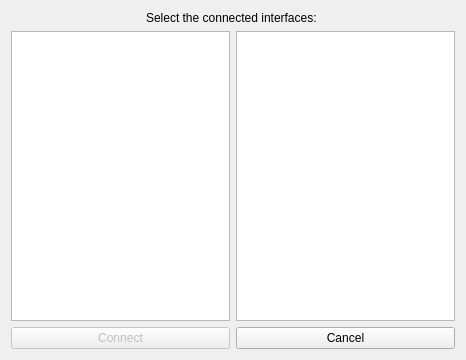
<?xml version="1.0" encoding="UTF-8"?>
<ui version="4.0">
 <class>connectDilog</class>
 <widget class="QDialog" name="connectDilog">
  <property name="geometry">
   <rect>
    <x>0</x>
    <y>0</y>
    <width>466</width>
    <height>360</height>
   </rect>
  </property>
  <property name="windowTitle">
   <string>Specify the initial preferences </string>
  </property>
  <layout class="QVBoxLayout" name="verticalLayout">
   <item>
    <widget class="QLabel" name="label">
     <property name="text">
      <string>Select the connected interfaces: </string>
     </property>
     <property name="alignment">
      <set>Qt::AlignCenter</set>
     </property>
    </widget>
   </item>
   <item>
    <layout class="QHBoxLayout" name="horizontalLayout">
     <item>
      <widget class="QListWidget" name="startList"/>
     </item>
     <item>
      <widget class="QListWidget" name="endList"/>
     </item>
    </layout>
   </item>
   <item>
    <layout class="QHBoxLayout" name="horizontalLayout_2">
     <item>
      <widget class="QPushButton" name="okButton">
       <property name="enabled">
        <bool>false</bool>
       </property>
       <property name="text">
        <string>Connect</string>
       </property>
       <property name="icon">
        <iconset resource="../../netemul.qrc">
         <normaloff>:/im/images/ok.png</normaloff>:/im/images/ok.png</iconset>
       </property>
      </widget>
     </item>
     <item>
      <widget class="QPushButton" name="cancelButton">
       <property name="text">
        <string>Cancel</string>
       </property>
       <property name="icon">
        <iconset resource="../../netemul.qrc">
         <normaloff>:/im/images/not.png</normaloff>:/im/images/not.png</iconset>
       </property>
      </widget>
     </item>
    </layout>
   </item>
  </layout>
 </widget>
 <resources>
  <include location="../../netemul.qrc"/>
 </resources>
 <connections>
  <connection>
   <sender>okButton</sender>
   <signal>clicked()</signal>
   <receiver>connectDilog</receiver>
   <slot>accept()</slot>
   <hints>
    <hint type="sourcelabel">
     <x>111</x>
     <y>343</y>
    </hint>
    <hint type="destinationlabel">
     <x>234</x>
     <y>299</y>
    </hint>
   </hints>
  </connection>
  <connection>
   <sender>cancelButton</sender>
   <signal>clicked()</signal>
   <receiver>connectDilog</receiver>
   <slot>reject()</slot>
   <hints>
    <hint type="sourcelabel">
     <x>298</x>
     <y>344</y>
    </hint>
    <hint type="destinationlabel">
     <x>463</x>
     <y>279</y>
    </hint>
   </hints>
  </connection>
 </connections>
</ui>
